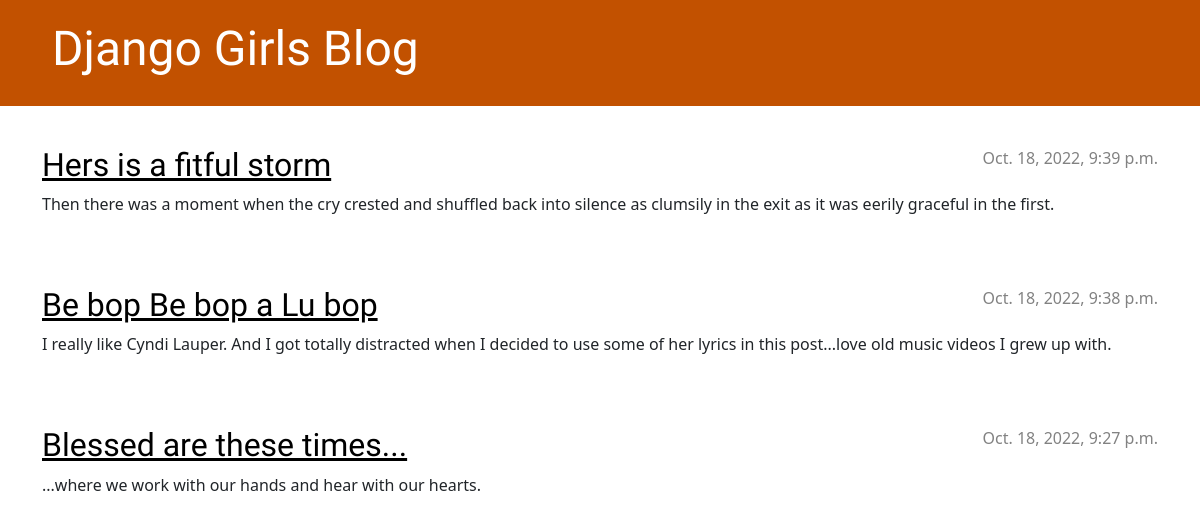
The app's page /, older data.
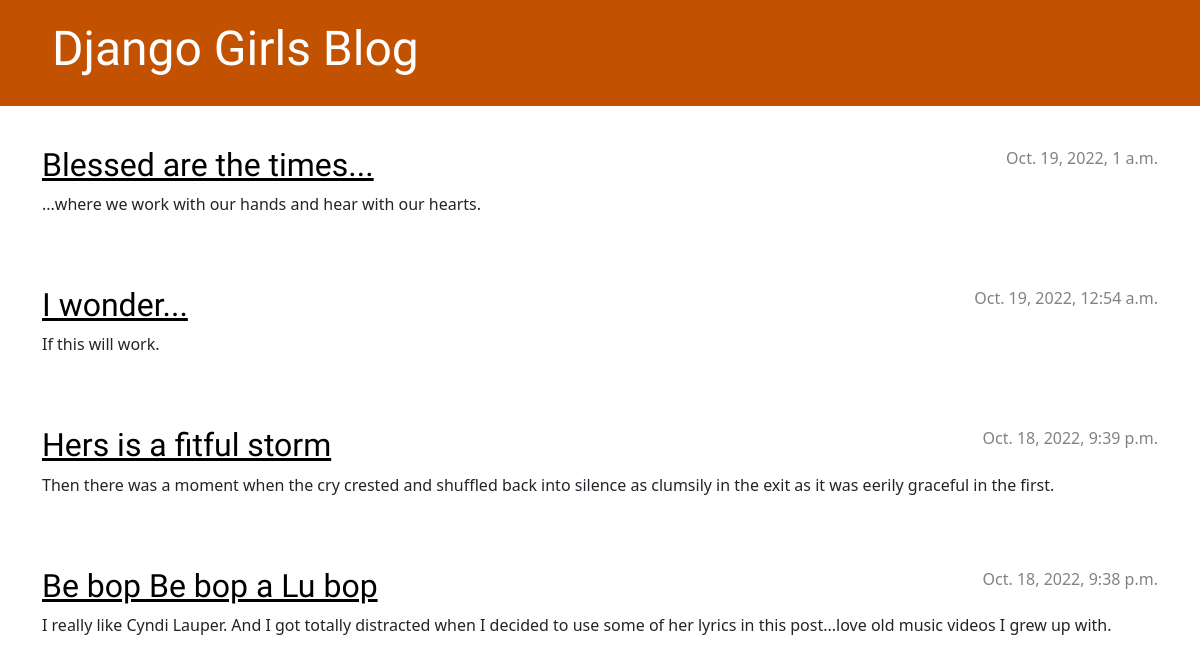
The same page, newer data.
### blog/models.py (models this page shows, shortened)
class Post(models.Model):
    author = models.ForeignKey(settings.AUTH_USER_MODEL, on_delete=models.CASCADE)
    title = models.CharField(max_length=200)
    text = models.TextField()
    created_date = models.DateTimeField(default=timezone.now)
    published_date = models.DateTimeField(blank=True, null=True)

### blog/views.py (the view)
# urls.py: path('', views.post_list, name='post_list'),
def post_list(request):
    posts = Post.objects.filter(published_date__lte=timezone.now()).order_by('-published_date')
    return render(request, 'blog/post_list.html', {'posts': posts})

### blog/templates/blog/post_list.html
{% extends 'blog/base.html' %}
{% block content %}
    {% for post in posts %}
        <article class="post">
            <time class="date">
                {{ post.published_date }}
            </time>
            <h2><a href="{% url 'post_detail' pk=post.pk %}">{{ post.title }}</a></h2>
            <p>{{ post.text|linebreaksbr }}</p>
        </article>
    {% endfor %}
{% endblock %}

### blog/templates/blog/base.html (shortened to what this page needs)
{% load static %}
<!DOCTYPE html>
<html>
    <head>
        <link rel="stylesheet" href="https://cdn.jsdelivr.net/npm/bootstrap@5.1.3/dist/css/bootstrap.min.css">
        <link rel="stylesheet" href="{% static 'css/blog.css' %}">
    </head>
    <body>
        <header class="page-header">
          <div class="container">
        <h1><a href="/">Django Girls Blog</a></h1>
          </div>
        </header>
        <main class="container">
            <div class="row">
                <div class="col">
                {% block content %}
                {% endblock %}
                </div>
            </div>
        </main>
    </body></html>

### blog/static/css/blog.css (style rules this page uses)
.page-header { background-color: #C25100; margin-top: 0; margin-bottom: 40px; padding: 20px 20px 20px 40px; }
.page-header h1, .page-header h1 a, .page-header h1 a:visited, .page-header h1 a:active { color: #ffffff; font-size: 36pt; text-decoration: none; }
h1, h2, h3, h4 { font-family: 'Lobster', cursive; }
.date { color: #828282; }
.post { margin-bottom: 70px; }
.post h2 a, .post h2 a:visited { color: #000000; }
.post > .date, .post > .actions { float: right; }

Row changes from the older to the newer data that the page shows:
changed Post "...where we work with our hands and hear with our hearts.": published_date "Oct. 18, 2022, 9:27 p.m." → "Oct. 19, 2022, 1 a.m."; title "Blessed are these times..." → "Blessed are the times..."; moves up the list
added Post: published_date "Oct. 19, 2022, 12:54 a.m.", title "I wonder...", text "If this will work."
